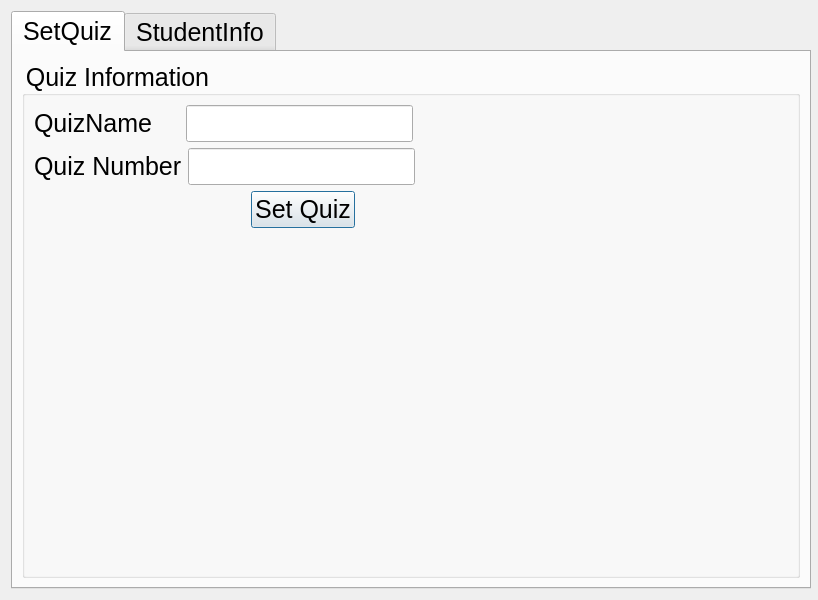
<?xml version="1.0" encoding="UTF-8"?>
<ui version="4.0">
 <class>teacherClass</class>
 <widget class="QDialog" name="teacherClass">
  <property name="enabled">
   <bool>true</bool>
  </property>
  <property name="geometry">
   <rect>
    <x>0</x>
    <y>0</y>
    <width>818</width>
    <height>600</height>
   </rect>
  </property>
  <property name="minimumSize">
   <size>
    <width>400</width>
    <height>300</height>
   </size>
  </property>
  <property name="windowTitle">
   <string>Dialog</string>
  </property>
  <property name="styleSheet">
   <string notr="true">*{
font:25px;
}</string>
  </property>
  <layout class="QVBoxLayout" name="verticalLayout_2">
   <item>
    <widget class="QTabWidget" name="tabWidget">
     <property name="minimumSize">
      <size>
       <width>800</width>
       <height>0</height>
      </size>
     </property>
     <property name="currentIndex">
      <number>0</number>
     </property>
     <widget class="QWidget" name="tab">
      <attribute name="title">
       <string>SetQuiz</string>
      </attribute>
      <layout class="QVBoxLayout" name="verticalLayout_4">
       <item>
        <widget class="QGroupBox" name="groupBox">
         <property name="title">
          <string>Quiz Information</string>
         </property>
         <layout class="QVBoxLayout" name="verticalLayout">
          <item>
           <layout class="QHBoxLayout" name="horizontalLayout_5">
            <item>
             <layout class="QHBoxLayout" name="horizontalLayout_2">
              <item>
               <widget class="QLabel" name="label">
                <property name="text">
                 <string>QuizName    </string>
                </property>
               </widget>
              </item>
              <item>
               <widget class="QLineEdit" name="quizNamelineEdit"/>
              </item>
             </layout>
            </item>
            <item>
             <spacer name="horizontalSpacer">
              <property name="orientation">
               <enum>Qt::Horizontal</enum>
              </property>
              <property name="sizeHint" stdset="0">
               <size>
                <width>40</width>
                <height>20</height>
               </size>
              </property>
             </spacer>
            </item>
           </layout>
          </item>
          <item>
           <layout class="QHBoxLayout" name="horizontalLayout_4">
            <item>
             <layout class="QHBoxLayout" name="horizontalLayout_3">
              <item>
               <widget class="QLabel" name="label_2">
                <property name="text">
                 <string>Quiz Number</string>
                </property>
               </widget>
              </item>
              <item>
               <widget class="QLineEdit" name="quizNumlineEdit"/>
              </item>
             </layout>
            </item>
            <item>
             <spacer name="horizontalSpacer_2">
              <property name="orientation">
               <enum>Qt::Horizontal</enum>
              </property>
              <property name="sizeHint" stdset="0">
               <size>
                <width>40</width>
                <height>20</height>
               </size>
              </property>
             </spacer>
            </item>
           </layout>
          </item>
          <item>
           <layout class="QHBoxLayout" name="horizontalLayout">
            <item>
             <spacer name="horizontalSpacer_4">
              <property name="orientation">
               <enum>Qt::Horizontal</enum>
              </property>
              <property name="sizeHint" stdset="0">
               <size>
                <width>40</width>
                <height>20</height>
               </size>
              </property>
             </spacer>
            </item>
            <item>
             <widget class="QPushButton" name="pushButton">
              <property name="text">
               <string>Set Quiz</string>
              </property>
             </widget>
            </item>
            <item>
             <spacer name="horizontalSpacer_5">
              <property name="orientation">
               <enum>Qt::Horizontal</enum>
              </property>
              <property name="sizeHint" stdset="0">
               <size>
                <width>40</width>
                <height>20</height>
               </size>
              </property>
             </spacer>
            </item>
            <item>
             <spacer name="horizontalSpacer_3">
              <property name="orientation">
               <enum>Qt::Horizontal</enum>
              </property>
              <property name="sizeHint" stdset="0">
               <size>
                <width>40</width>
                <height>20</height>
               </size>
              </property>
             </spacer>
            </item>
           </layout>
          </item>
          <item>
           <spacer name="verticalSpacer">
            <property name="orientation">
             <enum>Qt::Vertical</enum>
            </property>
            <property name="sizeHint" stdset="0">
             <size>
              <width>20</width>
              <height>40</height>
             </size>
            </property>
           </spacer>
          </item>
         </layout>
        </widget>
       </item>
      </layout>
     </widget>
     <widget class="QWidget" name="tab_3">
      <attribute name="title">
       <string>StudentInfo</string>
      </attribute>
      <layout class="QVBoxLayout" name="verticalLayout_3">
       <item>
        <widget class="QTableView" name="tableView"/>
       </item>
      </layout>
     </widget>
    </widget>
   </item>
  </layout>
 </widget>
 <resources/>
 <connections/>
</ui>
